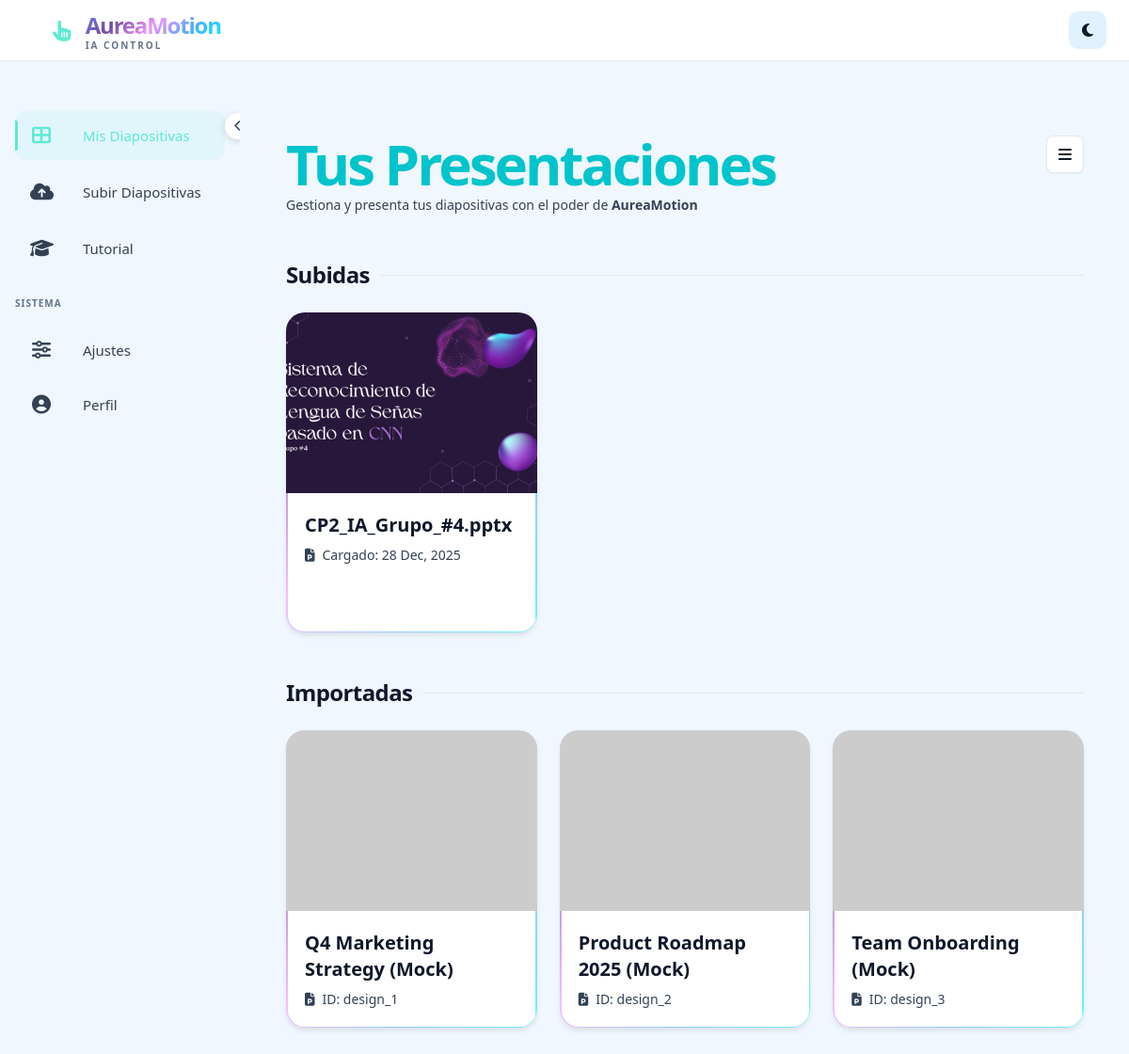
Before: / with the older database file.
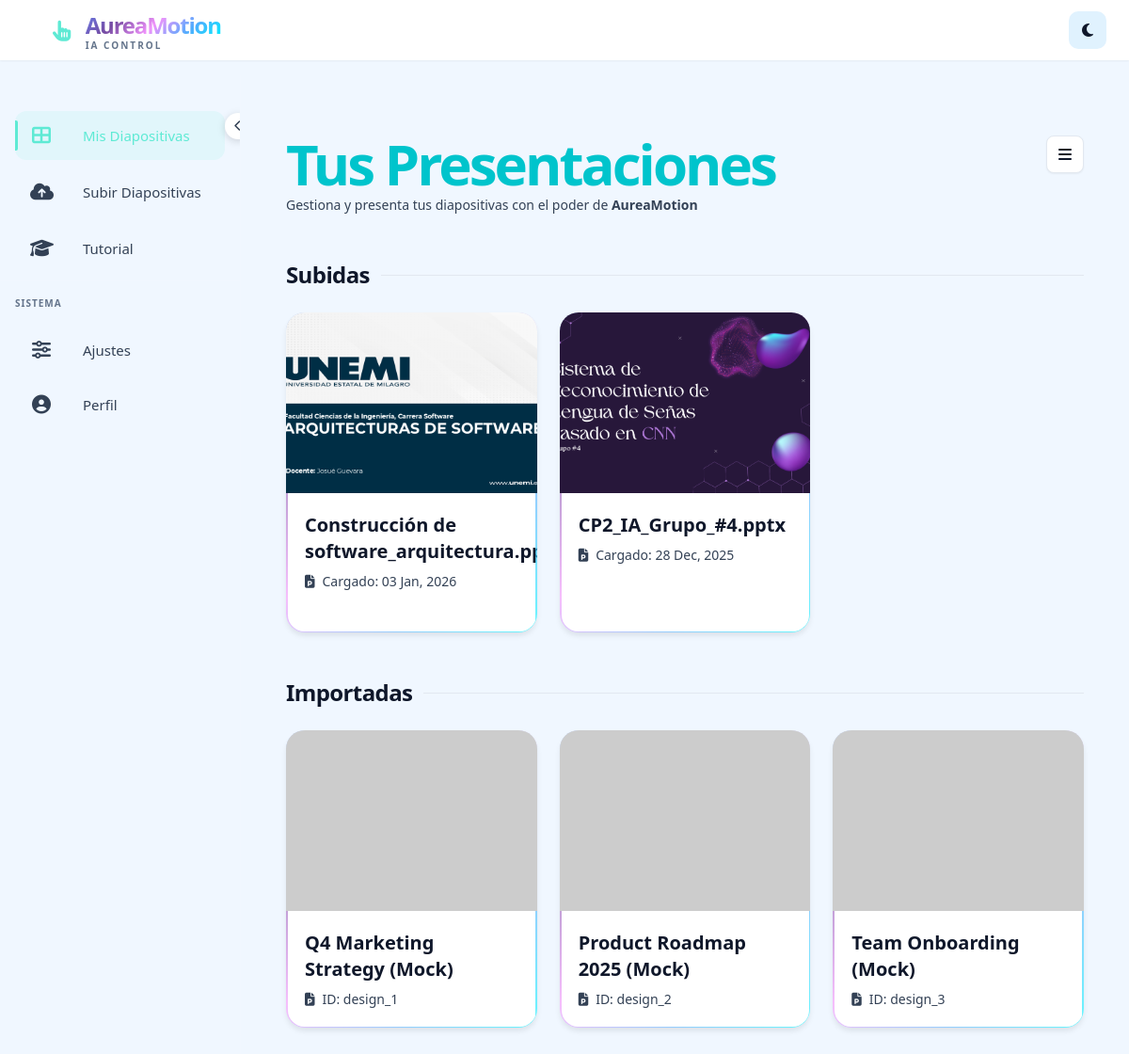
After: the same page with the newer database file.
### core/models.py (models this page shows, shortened)
class Presentation(models.Model):
    title = models.CharField(max_length=255)
    file = models.FileField(upload_to='presentations/')
    thumbnail = models.ImageField(upload_to='thumbnails/', null=True, blank=True)
    created_at = models.DateTimeField(auto_now_add=True)

### core/views.py (the view)
# urls.py: path('', views.dashboard, name='dashboard'),
def dashboard(request):
    canva_designs = CanvaService.list_designs()
    db_presentations = Presentation.objects.all().order_by('-created_at')
    for item in db_presentations:
        item.local_id = f"local_{item.id}"
    context = {
        'canva_designs': canva_designs,
        'db_presentations': db_presentations
    }
    return render(request, 'core/dashboard.html', context)

### core/services.py (called while the page is built, shortened)
    @staticmethod
    def list_designs(access_token=None):
        return [
            {
                'id': 'design_1',
                'title': 'Q4 Marketing Strategy (Mock)',
                'thumbnail': 'https://placehold.co/600x400/png?text=Marketing+Strategy'
            },
            {
                'id': 'design_2',
                'title': 'Product Roadmap 2025 (Mock)',
                'thumbnail': 'https://placehold.co/600x400/png?text=Product+Roadmap'
            },
            {
                'id': 'design_3',
                'title': 'Team Onboarding (Mock)',
                'thumbnail': 'https://placehold.co/600x400/png?text=Team+Onboarding'
            }
        ]

### templates/core/dashboard.html (shortened to what this page needs)
{% extends 'base.html' %}
{% load static %}
{% block content %}
<div class="px-4 py-12">
    <div class="container mx-auto max-w-6xl">
        <header class="mb-12">
            <div class="flex items-start justify-between">
                <div class="relative order-2">
                    <button id="import-menu-btn" class="w-10 h-10 rounded-lg border border-[var(--border-color)] bg-[var(--bg-primary)] text-[var(--text-primary)] flex items-center justify-center hover:border-[var(--brand-mint)] transition-colors shadow-sm">
                        <i class="fas fa-bars text-base"></i>
                    </button>
                </div>
                <div class="text-left order-1 flex-1">
                    <h1 class="text-6xl font-black mb-1 canva-text tracking-tighter">Tus Presentaciones</h1>
                    <p class="text-[var(--text-secondary)] text-sm font-medium">Gestiona y presenta tus diapositivas con el poder de <b>AureaMotion</b></p>
                </div>
            </div>
        </header>
        <div class="mb-6 flex items-center gap-3">
            <h2 class="text-2xl font-black text-[var(--text-primary)] tracking-tight">Subidas</h2>
            <div class="h-px flex-1 bg-[var(--border-color)]"></div>
        </div>
        <div class="grid grid-cols-1 md:grid-cols-2 lg:grid-cols-3 gap-6 mb-12">
            {% for item in db_presentations %}
            <div class="relative group">
                <a href="{% url 'core:presentation' item.local_id %}" class="block">
                    <div class="card-clean neon-border-hover relative h-[340px] flex flex-col">
                        <div class="overflow-hidden rounded-2xl">
                            <div class="h-48 bg-[var(--bg-tertiary)] overflow-hidden relative">
                            </div>
                            <div class="p-5">
                                <h3
                                    class="font-bold text-xl mb-2 text-[var(--text-primary)] group-hover:gradient-text transition-all duration-300">
                                    {{ item.title }}
                                </h3>
                                <p class="text-[var(--text-secondary)] text-sm flex items-center space-x-2">
                                    <i class="fas fa-file-powerpoint"></i>
                                    <span>Cargado: {{ item.created_at|date:"d M, Y" }}</span>
                                </p>
                            </div>
                        </div>
                    </div>
                </a>
            </div>
            {% endfor %}
        </div>
        <div class="mb-6 flex items-center gap-3">
            <h2 class="text-2xl font-black text-[var(--text-primary)] tracking-tight">Importadas</h2>
            <div class="h-px flex-1 bg-[var(--border-color)]"></div>
        </div>
        <div class="grid grid-cols-1 md:grid-cols-2 lg:grid-cols-3 gap-6">
            {% for design in canva_designs %}
            <a href="{% url 'core:presentation' design.id %}" class="block group">
                <div class="card-clean neon-border-hover relative">
                    <div class="overflow-hidden rounded-2xl">
                        <div class="h-48 bg-[var(--bg-tertiary)] overflow-hidden relative">
                        </div>
                        <div class="p-5">
                            <h3
                                class="font-bold text-xl mb-2 text-[var(--text-primary)] group-hover:gradient-text transition-all duration-300">
                                {{ design.title }}
                            </h3>
                            <p class="text-[var(--text-secondary)] text-sm flex items-center space-x-2">
                                <i class="fas fa-file-powerpoint"></i>
                                <span>ID: {{ design.id }}</span>
                            </p>
                        </div>
                    </div>
                </div>
            </a>
            {% endfor %}
        </div>
    </div>
</div>
{% endblock %}

### templates/base.html (shortened to what this page needs)
{% load static %}
<!DOCTYPE html>
<html lang="es">
<head>
    <script src="https://cdn.tailwindcss.com"></script>
    <link rel="stylesheet" href="https://cdnjs.cloudflare.com/ajax/libs/font-awesome/6.5.1/css/all.min.css">
    <link rel="stylesheet" href="{% static 'css/styles.css' %}">
</head>
<body class="bg-[var(--bg-secondary)] font-sans leading-normal tracking-normal text-[var(--text-primary)]">
    <header class="header">
        <div class="flex items-center space-x-6">
            <a href="{% url 'core:dashboard' %}" class="header-logo flex items-center space-x-2">
                <div class="bg-[var(--brand-mint)]/20 p-2 rounded-lg">
                    <i class="fas fa-hand-pointer text-[var(--brand-mint)]"></i>
                </div>
                <div class="flex flex-col leading-none">
                    <span class="gradient-text font-black text-2xl tracking-tighter">AureaMotion</span>
                    <span class="text-[var(--text-tertiary)] font-bold text-[10px] tracking-[0.2em] uppercase">IA
                        Control</span>
                </div>
            </a>
        </div>
        <button id="theme-toggle" class="theme-toggle">
            <i class="fas fa-moon"></i>
        </button>
    </header>
    <aside id="sidebar"
        class="sidebar transition-all duration-300 ease-in-out w-64 fixed left-0 top-20 bottom-0 z-40 bg-[var(--bg-secondary)] border-r border-white/5 flex flex-col justify-between group">
        <nav class="py-8 px-4 space-y-2 flex-1">
            <a href="{% url 'core:dashboard' %}"
                class="sidebar-item flex items-center space-x-4 px-4 py-3 rounded-xl hover:bg-[var(--brand-mint)]/10 text-[var(--text-secondary)] hover:text-[var(--brand-mint)] transition-all {% if request.resolver_match.url_name == 'dashboard' %}active bg-[var(--brand-mint)]/10 text-[var(--brand-mint)]{% endif %}">
                <i class="fas fa-th-large w-6 text-center text-lg"></i>
                <span
                    class="whitespace-nowrap transition-opacity duration-300 group-[.collapsed]:opacity-0 group-[.collapsed]:hidden">Mis
                    Diapositivas</span>
            </a>
            <a href="{% url 'core:upload' %}"
                class="sidebar-item flex items-center space-x-4 px-4 py-3 rounded-xl hover:bg-[var(--brand-mint)]/10 text-[var(--text-secondary)] hover:text-[var(--brand-mint)] transition-all ">
                <i class="fas fa-cloud-upload-alt w-6 text-center text-lg"></i>
                <span
                    class="whitespace-nowrap transition-opacity duration-300 group-[.collapsed]:opacity-0 group-[.collapsed]:hidden">Subir
                    Diapositivas</span>
            </a>
            <a href="{% url 'core:tutorial' %}"
                class="sidebar-item flex items-center space-x-4 px-4 py-3 rounded-xl hover:bg-[var(--brand-mint)]/10 text-[var(--text-secondary)] hover:text-[var(--brand-mint)] transition-all ">
                <i class="fas fa-graduation-cap w-6 text-center text-lg"></i>
                <span
                    class="whitespace-nowrap transition-opacity duration-300 group-[.collapsed]:opacity-0 group-[.collapsed]:hidden">Tutorial</span>
            </a>
            <div class="mt-8 border-t border-white/5 pt-4">
                <p
                    class="text-[var(--text-tertiary)] text-[10px] font-bold uppercase tracking-widest mb-4 px-4 group-[.collapsed]:opacity-0 group-[.collapsed]:hidden transition-all">
                    Sistema</p>
                <a href="#"
                    class="sidebar-item flex items-center space-x-4 px-4 py-3 rounded-xl hover:bg-[var(--brand-mint)]/10 text-[var(--text-secondary)] hover:text-[var(--brand-mint)] transition-all">
                    <i class="fas fa-sliders-h w-6 text-center text-lg"></i>
                    <span
                        class="whitespace-nowrap transition-opacity duration-300 group-[.collapsed]:opacity-0 group-[.collapsed]:hidden">Ajustes</span>
                </a>
                <a href="#"
                    class="sidebar-item flex items-center space-x-4 px-4 py-3 rounded-xl hover:bg-[var(--brand-mint)]/10 text-[var(--text-secondary)] hover:text-[var(--brand-mint)] transition-all">
                    <i class="fas fa-user-circle w-6 text-center text-lg"></i>
                    <span
                        class="whitespace-nowrap transition-opacity duration-300 group-[.collapsed]:opacity-0 group-[.collapsed]:hidden">Perfil</span>
                </a>
            </div>
        </nav>
        <button id="sidebar-toggle" onclick="toggleDesktopSidebar()"
            class="hidden md:flex absolute -right-3 top-10 w-6 h-6 bg-[var(--bg-tertiary)] border border-white/10 rounded-full items-center justify-center text-[var(--text-secondary)] hover:text-[var(--brand-mint)] hover:scale-110 transition-all z-50">
            <i class="fas fa-chevron-left text-xs transition-transform duration-300" id="sidebar-toggle-icon"></i>
        </button>
    </aside>
    <main id="main-content" class="main-content transition-all duration-300 ease-in-out md:ml-64 p-8">
        {% block content %}{% endblock %}
    </main>
</body>
</html>

### static/css/styles.css (style rules this page uses)
:root { --canva-blue: #00c4cc; --brand-mint: #5eead4; --brand-sky: #7dd3fc; --brand-lavender: #c4b5fd; --brand-navy: #0f172a; --brand-navy-light: #1e293b; --neon-gradient: linear-gradient(135deg, #667eea, #764ba2, #f093fb, #4facfe, #00f2fe); --bg-primary: #ffffff; --bg-secondary: #f0f7ff; --bg-tertiary: #e0f2fe; --text-primary: #0f172a; --text-secondary: #334155; --text-tertiary: #64748b; --border-color: #e2e8f0; --border-hover: var(--brand-mint); --shadow-sm: 0 1px 2px 0 rgb(0 0 0 / 0.05); --shadow-md: 0 4px 6px -1px rgb(0 0 0 / 0.1); --shadow-lg: 0 10px 15px -3px rgb(0 0 0 / 0.1); --shadow-xl: 0 20px 25px -5px rgb(0 0 0 / 0.1); }
.neon-border-hover { position: relative; transition: all 0.4s cubic-bezier(0.4, 0, 0.2, 1); }
.neon-border-hover::before { content: ''; position: absolute; inset: -1px; border-radius: inherit; padding: 2.5px; background: var(--neon-gradient); -webkit-mask: linear-gradient(#fff 0 0) content-box, linear-gradient(#fff 0 0); -webkit-mask-composite: xor; mask: linear-gradient(#fff 0 0) content-box, linear-gradient(#fff 0 0); mask-composite: exclude; opacity: 0.6; transition: all 0.4s ease; animation: border-glow-subtle 3s ease-in-out infinite; }
.gradient-text { background: var(--neon-gradient); -webkit-background-clip: text; -webkit-text-fill-color: transparent; background-clip: text; }
.canva-text { color: var(--canva-blue); }
.sidebar { position: fixed; top: 64px; left: 0; bottom: 0; z-index: 50; background: var(--bg-secondary); display: flex; flex-direction: column; transition: all 0.3s ease-in-out; overflow-y: auto; overflow-x: visible; border-right: 1px solid rgba(255, 255, 255, 0.05); }
.sidebar { width: 16rem; }
.sidebar nav { padding: 2rem 0; flex: 1; }
.sidebar-item { position: relative; display: flex; align-items: center; gap: 1rem; padding: 0.75rem 1rem; margin: 0.375rem 1rem; border-radius: 0.75rem; color: var(--text-secondary); text-decoration: none; transition: all 0.3s ease; min-height: 48px; }
.sidebar-item i { width: 24px; min-width: 24px; text-align: center; font-size: 1.25rem; flex-shrink: 0; }
.sidebar-item span { white-space: nowrap; font-size: 0.9375rem; font-weight: 500; transition: opacity 0.3s ease; }
.sidebar-item.active { background: rgba(94, 234, 212, 0.1); color: var(--brand-mint); font-weight: 600; }
.sidebar-item.active::before { content: ''; position: absolute; left: 0; top: 20%; bottom: 20%; width: 3px; background: var(--brand-mint); border-radius: 0 2px 2px 0; }
.sidebar nav > div { margin-top: 2rem; padding-top: 1rem; border-top: 1px solid rgba(255, 255, 255, 0.05); }
.sidebar nav p { color: var(--text-tertiary); font-size: 0.625rem; font-weight: 700; text-transform: uppercase; letter-spacing: 0.1em; padding: 0 1rem; margin-bottom: 1rem; transition: opacity 0.3s ease; }
#sidebar-toggle { position: absolute; right: -12px; top: 40px; width: 28px; height: 28px; background: var(--bg-primary); border: 1px solid rgba(255, 255, 255, 0.1); border-radius: 50%; display: flex; align-items: center; justify-content: center; color: var(--text-secondary); cursor: pointer; transition: all 0.3s ease; z-index: 60; box-shadow: 0 2px 8px rgba(0, 0, 0, 0.15); }
#sidebar-toggle i { font-size: 0.75rem; transition: transform 0.3s ease; }
.header { position: fixed; top: 0; left: 0; right: 0; height: 64px; background: var(--bg-primary); border-bottom: none; z-index: 50; display: flex; align-items: center; justify-content: space-between; padding: 0 24px; box-shadow: var(--shadow-sm); }
.header-logo { font-size: 22px; font-weight: 800; color: var(--brand-mint); text-decoration: none; letter-spacing: -0.025em; }
.header-logo i { color: var(--brand-mint); }
.theme-toggle { width: 40px; height: 40px; border-radius: 10px; background: var(--bg-tertiary); border: none; display: flex; align-items: center; justify-content: center; cursor: pointer; transition: all 0.3s ease; color: var(--text-primary); }
.main-content { margin-top: 64px; min-height: calc(100vh - 64px); background: var(--bg-secondary); padding: 0; }
.card-clean { background: var(--bg-primary); border-radius: 20px; transition: all 0.5s cubic-bezier(0.34, 1.56, 0.64, 1); box-shadow: var(--shadow-md); overflow: hidden; }

Changed rows visible on the page:
added Presentation: title "Construcción de…", created_at "03 Jan, 2026"
